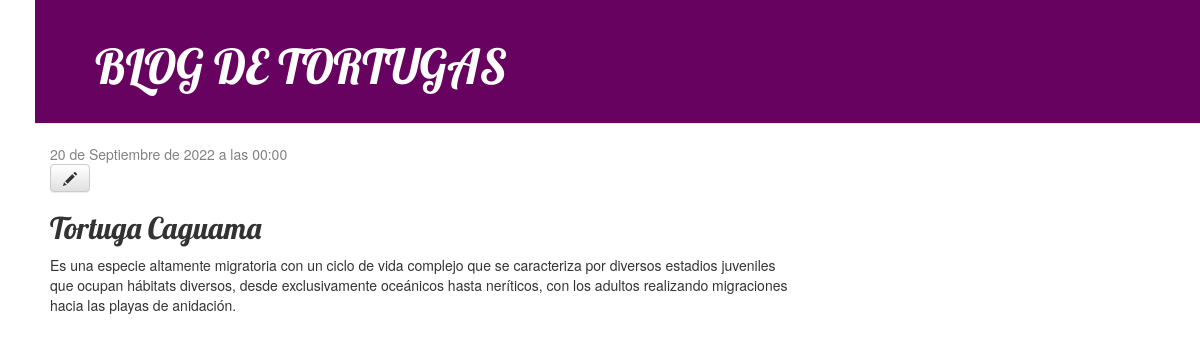
Screenshot of /post/3/ with the database file from the repository.
### blog/models.py (models this page shows, shortened)
class Post(models.Model):
    author = models.ForeignKey(settings.AUTH_USER_MODEL, on_delete=models.CASCADE)
    title = models.CharField(max_length=200)
    text = models.TextField()
    created_date = models.DateTimeField(
            default=timezone.now)
    published_date = models.DateTimeField(
            blank=True, null=True)

### blog/views.py (the view)
# urls.py: path('post/<int:pk>/', views.post_detail, name='post_detail'),
def post_detail(request, pk):
    post = Post.objects.get(pk=pk)
    return render(request, 'blog/post_detail.html', {'post':post,'title':post.title})

### blog/templates/blog/post_detail.html
{% extends 'blog/base.html' %}
{% block content %}
    <div class="post">
        {% if post.published_date %}
            <div class="date">
                {{ post.published_date }}
            </div>
        {% endif %}
        <a class="btn btn-default" href="{% url 'post_edit' pk=post.pk %}"><span class="glyphicon glyphicon-pencil"></span></a>
        <h2>{{ post.title }}</h2>
        <p>{{ post.text|linebreaksbr }}</p>
    </div>
{% endblock %}

### blog/static/blog/css/blog.css (style rules this page uses)
h1, h2, h3, h4 { font-family: 'Lobster', cursive; }
.date { color: #828282; }
.post { margin-bottom: px; }
body { padding-left: 35px; }

### rows the page displays
Post: published_date "20 de Septiembre de 2022 a las 00:00", title "Tortuga Caguama", text "Es una especie altamente migratoria con un ciclo de vida complejo que se caracteriza por diversos estadios juveniles que ocupan hábitats diversos, desde exclusivamente oceánicos hasta neríticos, con los adultos realizando migraciones hacia las playas de anidación."
